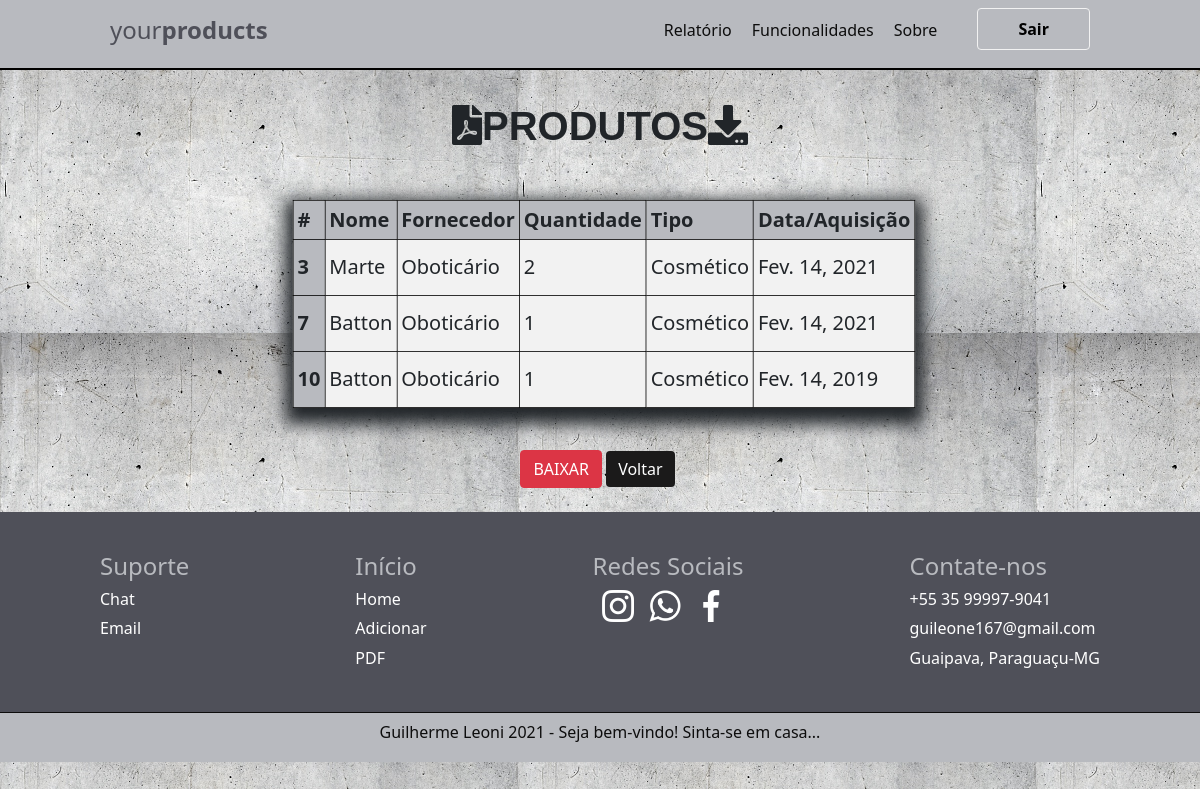
/table/, run on an earlier commit of the app's database.
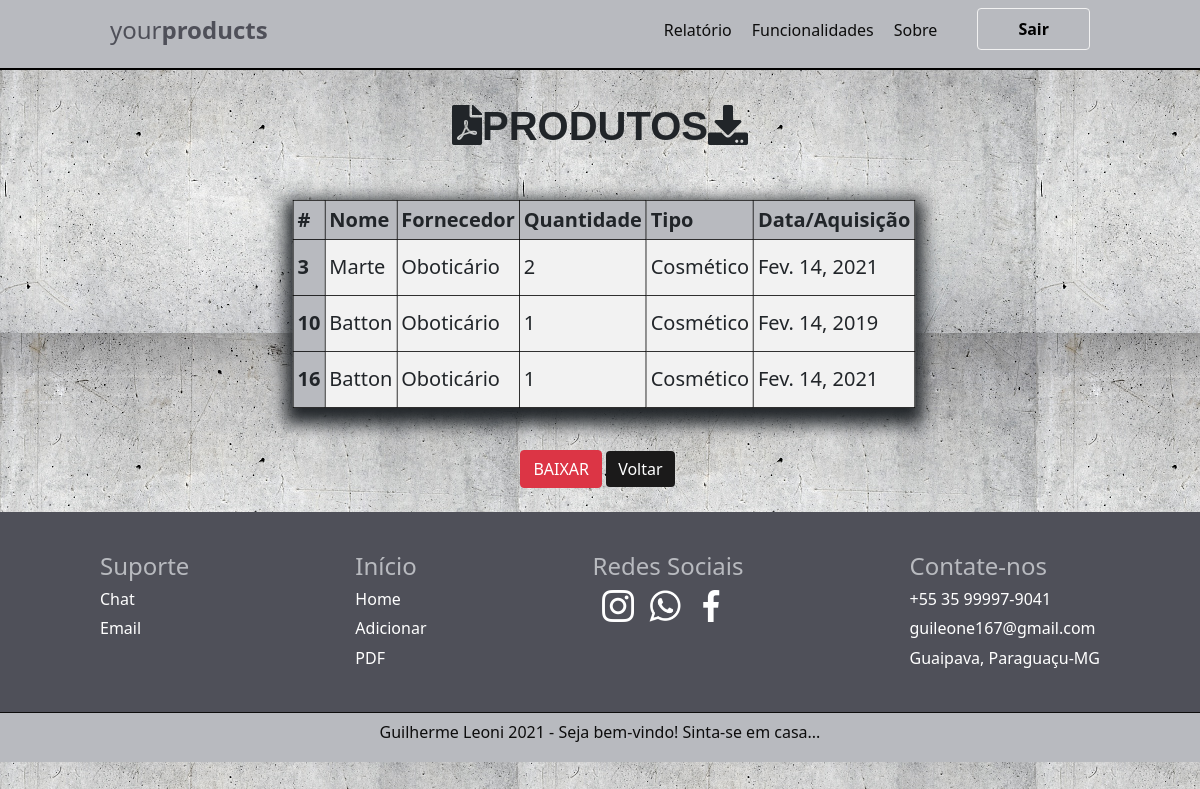
And on a later commit of the database.
### produto/models.py (models this page shows, shortened)
class produto(models.Model):
    nome = models.CharField(max_length=100)
    tipo = models.CharField(max_length=100)
    descricao = models.CharField(max_length=100)
    data = models.DateField()
    fornecedor = models.CharField(max_length=100)
    quantidade = models.IntegerField(max_length=100)
    criado_em = models.DateTimeField(auto_now_add=True)
    editado_em = models.DateTimeField(auto_now=True)

### produto/views.py (the view)
# urls.py: path('table/', table, name='table')
def table(request):
    data = {}
    data['db'] = produto.objects.all()
    return render(request, 'produtos/table.html', data)

### produto/templates/produtos/table.html (shortened to what this page needs)
{% extends 'base.html' %}
{% block content %}
    <div class="col-8 m-auto mt-4 pt-2 pb-2 text-center">
        <h1><i class="fas fa-file-pdf"></i>PRODUTOS<i class="fas fa-download"></i></h1>
    </div>
    <div class="col-8 m-auto pt-2 pb-2 text-center" id="dados">
        <table>
            <thead class="thead-dark">
              <tr>
                <th scope="col">#</th>
                <th scope="col">Nome</th>
                <th scope="col">Fornecedor</th>
                <th scope="col">Quantidade</th>
                <th scope="col">Tipo</th>
                <th scope="col">Data/Aquisição</th>
              </tr>
            </thead>
           <tbody>
            {% for dbs in db %}
              <tr>
                <th>{{dbs.id}}</th>
                <td>{{dbs.nome}}</td>
                <td>{{dbs.fornecedor}}</td>
                <td>{{dbs.quantidade}}</td>
                <td>{{dbs.tipo}}</td>
                <td>{{dbs.data}}</td>
              </tr>
            {% endfor %}
            </tbody>
        </table>
    </div>
    <div class="col-8 m-auto pt-2 pb-2 text-center">
        <p>
            <input type="button" value="BAIXAR" class="btn btn-danger" onclick="funcao_pdf()">
            <button onclick="history.go(-1);" class="btn btn-info">Voltar</button>
        </p>
    </div>
{% endblock %}

### produto/templates/base.html (shortened to what this page needs)
{% load static %}
<!doctype html>
<html lang="pt-br">
<head>
    <link rel="stylesheet" href="https://stackpath.bootstrapcdn.com/bootstrap/4.3.1/css/bootstrap.min.css">
    <link rel="stylesheet" href="https://use.fontawesome.com/releases/v5.7.2/css/all.css">
    <link href="https://cdn.jsdelivr.net/npm/bootstrap@5.0.2/dist/css/bootstrap.min.css" rel="stylesheet">
    <link rel="stylesheet" href="{% static 'css/styles.css' %} ">
</head>
<body>
  <header>
    <div class="content-cabecalho">
      <nav>
        <p class="brand"><a href="/" class="brand" style="text-decoration: none;">your<strong>products</strong></a></p>
        <ul>
          <li><a href="#catalog" >Relatório</a></li>
          <li><a href="#feature" data-bs-toggle="modal" data-bs-target="#staticBackdrop">Funcionalidades</a></li>
          <li><a href="#about" data-bs-toggle="modal" data-bs-target="#staticBackdrop-sobre">Sobre</a></li>
          <a href="/" style="text-decoration: none;"><button>Sair</button></a>
        </ul>
      </nav>
    </div>
  </header>
    {% block content%}
    {% endblock %}
    <footer>
      <div class="main">
        <div class="content footer-links">
          <div class="footer-company">
            <h4>Suporte</h4>
            <a href="https://api.whatsapp.com/send?phone=5535999979041&text=Oii%2C%20adorei%20seu%20site!%20Tenho%20algumas%20d%C3%BAvidas%2C%20pode%20me%20ajudar%3F" style="text-decoration: none;" target="_blank"><h6>Chat</h6></a>
            <a href="/" style="text-decoration: none;"><h6>Email</h6></a>
          </div>
          <div class="footer-rental">
            <h4>Início</h4>
            <a href="/" style="text-decoration: none;"><h6>Home</h6></a>
            <a href="/form" style="text-decoration: none;"><h6>Adicionar</h6></a>
            <a href="/table" style="text-decoration: none;"><h6>PDF</h6></a>
          </div>
          <div class="footer-social">
            <h4>Redes Sociais</h4>
            <div class="social-icons">
              <a href="https://www.instagram.com/gui_leoni14/" target="_blank"><img src="../../static/img/instagram.png" alt="Instagram" /></a>
              <a href="https://api.whatsapp.com/send?phone=5535999979041&text=Oii%2C%20adorei%20seu%20site!%20Podemos%20conversar%3F" target="_blank"><img src="../../static/img/whatsapp.png" alt="whatsapp" id="whatsapp-img"/></a>
              <a href="https://www.facebook.com/profile.php?id=100008991276235" target="_blank"><img src="../../static/img/facebook.png" alt="Instagram" /></a>
            </div>
          </div>
          <div class="footer-contact">
            <h4>Contate-nos</h4>
            <h6>+55 35 99997-9041</h6>
            <h6>guileone167@gmail.com</h6>
            <h6>Guaipava, Paraguaçu-MG</h6>
          </div>
        </div>
      </div>
      <div class="last">
        <h6>Guilherme Leoni 2021 - Seja bem-vindo! Sinta-se em casa...</h6>
      </div>
    </footer>
</body>
</html>

### produto/static/css/styles.css (style rules this page uses)
body { background-color: #FFE4E1; background-image: url('../img/background.jpg'); }
h1 { font-family: Arial; font-weight: bold; }
body { background-color: #FFE4E1; }
footer { width: 100%; height: auto; }
footer .main { width: 100%; height: 200px; background: #4F5059; padding: 20px 10px; }
.footer-links { max-width: 1000px; min-width: 300px; display: flex; flex-direction: row; justify-content: space-between; margin-top: 20px; margin-left: auto; margin-right: auto; }
.footer-company, .footer-rental, .footer-contact, .footer-social { color: #B8BABF; height: 100%; min-height: 100px; }
.footer-links h4 { margin-bottom: 10px; }
.footer-links h6 { margin-bottom: 10px; color: #fff; }
.footer-links { margin-bottom: 8px; }
.main .footer-social img { margin-left: 10px; width: 32px; height: 32px; }
footer .last { width: 100%; height: 50px; background: #B8BABF; color: white; display: flex; align-items: center; justify-content: center; border-top: 1px solid #0D0D0D; }
footer .last h6 { color: #0D0D0D; }
#whatsapp-img { color: #fff; }
header { width: 100%; height: 70px; background: #B8BABF; border-bottom: 2px solid black; }
.content-cabecalho { max-width: 1000px; min-width: 300px; margin: 0 auto; display: flex; flex-direction: column; padding: 10px; }
nav { width: 100%; height: 55px; display: flex; flex-direction: row; align-items: center; justify-content: space-between; }
.brand { font-size: 24px; color: #4F5059; cursor: pointer; }
nav ul { display: flex; flex-direction: row; }
nav ul li { list-style: none; padding: 10px; cursor: pointer; }
nav ul li a { color: #0D0D0D; text-decoration: none; transition: color 0.5s; }
nav ul button { transition: background 1s; border: 1px solid #F2F2F2; background: transparent; padding: 8px 40px; cursor: pointer; margin-left: 30px; color: #000000; font-weight: bold; border-radius: 4px; }
nav p a, strong { transition: color 0.5s; }
.btn-info { margin-right: 5px; transition: background 0.5s; background: #1b1a1a; border: #fff; color: #fff; }
#dados table, #dados th, #dados td { border: 1px solid black; border-collapse: collapse; }
#dados th, #dados td { padding: 5px; text-align: left; }
#dados table { box-shadow: 0 10px 20px 10px; transform: scale(0.8); background-color: #F2F2F2; }
#dados td { height: 70px; width: 1000px; font-size: 25px; }
#dados th { width: 300px; font-size: 25px; background-color: #B8BABF; }

What changed in the data, as far as the page shows it:
removed produto: id "7", nome "Batton", fornecedor "Oboticário", quantidade "1", tipo "Cosmético", data "Fev. 14, 2021"
added produto: id "16", nome "Batton", fornecedor "Oboticário", quantidade "1", tipo "Cosmético", data "Fev. 14, 2021"
